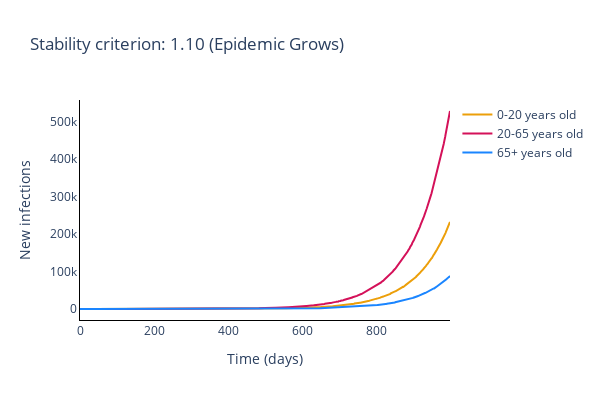
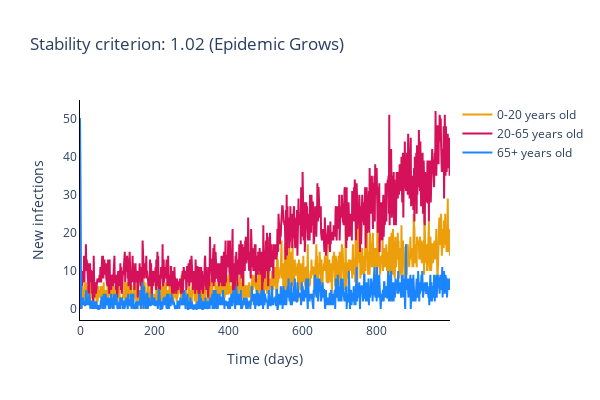
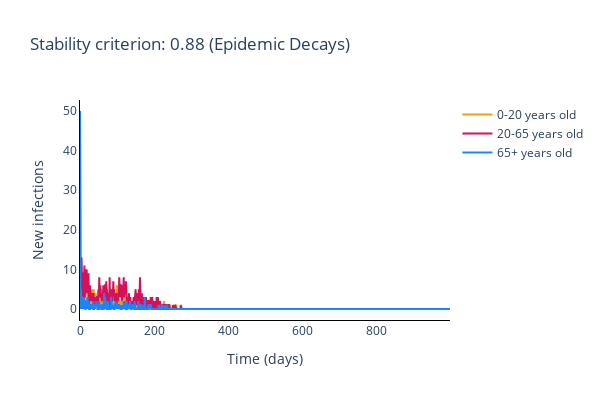
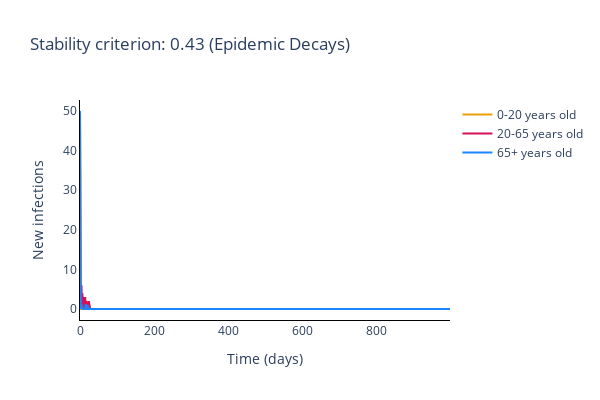

The code cell stored with these charts, in order, in its notebook:
### Markdown cell above
### Plot disagreggated local incidence numbers

### Code cell
for _, desagg_cases in enumerate(stochastic_cases):
    # Identify fate of epidemic
    if stability_criterion[_] < 1:
        fate = '(Epidemic Decays)'
    else:
        fate = '(Epidemic Grows)'

    # Plot (bar chart cases each day)
    fig = go.Figure()

    for cat in range(num_categories):
        # Plot of incidences for category
        fig.add_trace(
            go.Scatter(
                x=times,
                y=desagg_cases[:, cat],
                name=trace_names[cat],
                line_color=colour_names[cat]
            )
        )

    # Add axis labels
    fig.update_layout(
        width=600, 
        height=400,
        plot_bgcolor='white',
        title='Stability criterion: {:.2f} '.format(stability_criterion[_])  + fate,
        xaxis=dict(linecolor='black'),
        xaxis_title='Time (days)',
        yaxis=dict(linecolor='black'),
        yaxis_title='New infections'
    )

    fig.write_image('images/Stoc_SC_{}.pdf'.format(_+1))

    fig.show()

### Figure 1 — Plotly figure (JSON) as saved in the notebook; plotly's stock layout.template omitted (floating-point values rounded to 4 significant figures; data arrays with more than 128 entries replaced by an {"elided": "..."} marker saying what was removed)
{"data": [{"line": {"color": "#EC9F0A"}, "name": "0-20 years old", "type": "scatter", "x": {"elided": "1000 int values"}, "y": {"elided": "1000 int values"}}, {"line": {"color": "#D41159"}, "name": "20-65 years old", "type": "scatter", "x": {"elided": "1000 int values"}, "y": {"elided": "1000 int values"}}, {"line": {"color": "#1A85FF"}, "name": "65+ years old", "type": "scatter", "x": {"elided": "1000 int values"}, "y": {"elided": "1000 int values"}}], "layout": {"height": 400, "plot_bgcolor": "white", "title": {"text": "Stability criterion: 1.10 (Epidemic Grows)"}, "width": 600, "xaxis": {"linecolor": "black", "title": {"text": "Time (days)"}}, "yaxis": {"linecolor": "black", "title": {"text": "New infections"}}}}

### Figure 2 — Plotly figure (JSON) as saved in the notebook; plotly's stock layout.template omitted (floating-point values rounded to 4 significant figures; data arrays with more than 128 entries replaced by an {"elided": "..."} marker saying what was removed)
{"data": [{"line": {"color": "#EC9F0A"}, "name": "0-20 years old", "type": "scatter", "x": {"elided": "1000 int values"}, "y": {"elided": "1000 int values"}}, {"line": {"color": "#D41159"}, "name": "20-65 years old", "type": "scatter", "x": {"elided": "1000 int values"}, "y": {"elided": "1000 int values"}}, {"line": {"color": "#1A85FF"}, "name": "65+ years old", "type": "scatter", "x": {"elided": "1000 int values"}, "y": {"elided": "1000 int values"}}], "layout": {"height": 400, "plot_bgcolor": "white", "title": {"text": "Stability criterion: 1.02 (Epidemic Grows)"}, "width": 600, "xaxis": {"linecolor": "black", "title": {"text": "Time (days)"}}, "yaxis": {"linecolor": "black", "title": {"text": "New infections"}}}}

### Figure 3 — Plotly figure (JSON) as saved in the notebook; plotly's stock layout.template omitted (floating-point values rounded to 4 significant figures; data arrays with more than 128 entries replaced by an {"elided": "..."} marker saying what was removed)
{"data": [{"line": {"color": "#EC9F0A"}, "name": "0-20 years old", "type": "scatter", "x": {"elided": "1000 int values"}, "y": {"elided": "1000 int values"}}, {"line": {"color": "#D41159"}, "name": "20-65 years old", "type": "scatter", "x": {"elided": "1000 int values"}, "y": {"elided": "1000 int values"}}, {"line": {"color": "#1A85FF"}, "name": "65+ years old", "type": "scatter", "x": {"elided": "1000 int values"}, "y": {"elided": "1000 int values"}}], "layout": {"height": 400, "plot_bgcolor": "white", "title": {"text": "Stability criterion: 0.88 (Epidemic Decays)"}, "width": 600, "xaxis": {"linecolor": "black", "title": {"text": "Time (days)"}}, "yaxis": {"linecolor": "black", "title": {"text": "New infections"}}}}

### Figure 4 — Plotly figure (JSON) as saved in the notebook; plotly's stock layout.template omitted (floating-point values rounded to 4 significant figures; data arrays with more than 128 entries replaced by an {"elided": "..."} marker saying what was removed)
{"data": [{"line": {"color": "#EC9F0A"}, "name": "0-20 years old", "type": "scatter", "x": {"elided": "1000 int values"}, "y": {"elided": "1000 int values"}}, {"line": {"color": "#D41159"}, "name": "20-65 years old", "type": "scatter", "x": {"elided": "1000 int values"}, "y": {"elided": "1000 int values"}}, {"line": {"color": "#1A85FF"}, "name": "65+ years old", "type": "scatter", "x": {"elided": "1000 int values"}, "y": {"elided": "1000 int values"}}], "layout": {"height": 400, "plot_bgcolor": "white", "title": {"text": "Stability criterion: 0.43 (Epidemic Decays)"}, "width": 600, "xaxis": {"linecolor": "black", "title": {"text": "Time (days)"}}, "yaxis": {"linecolor": "black", "title": {"text": "New infections"}}}}
